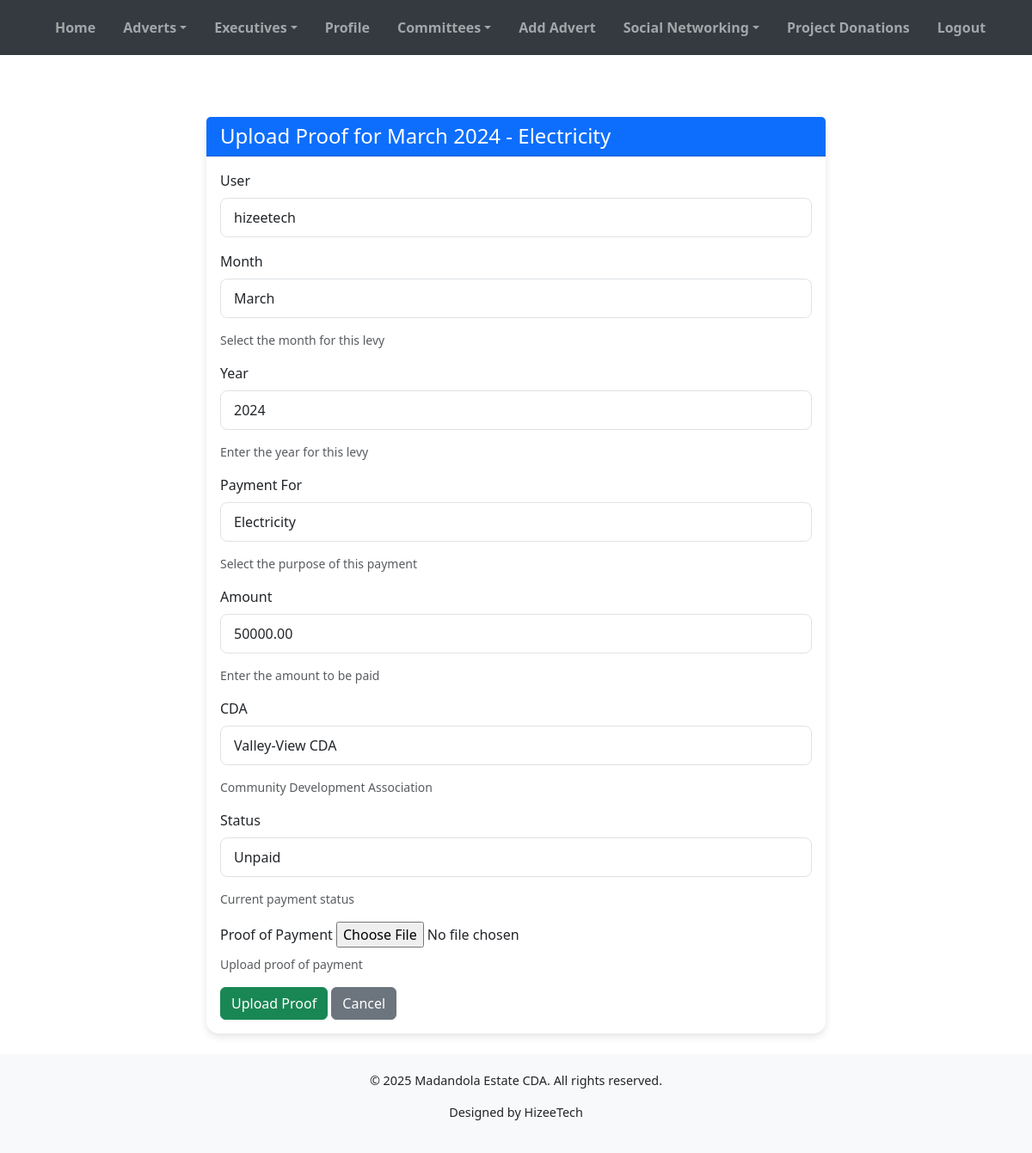
Page /levy/5/upload-proof/ (signed in) on the earlier database version.
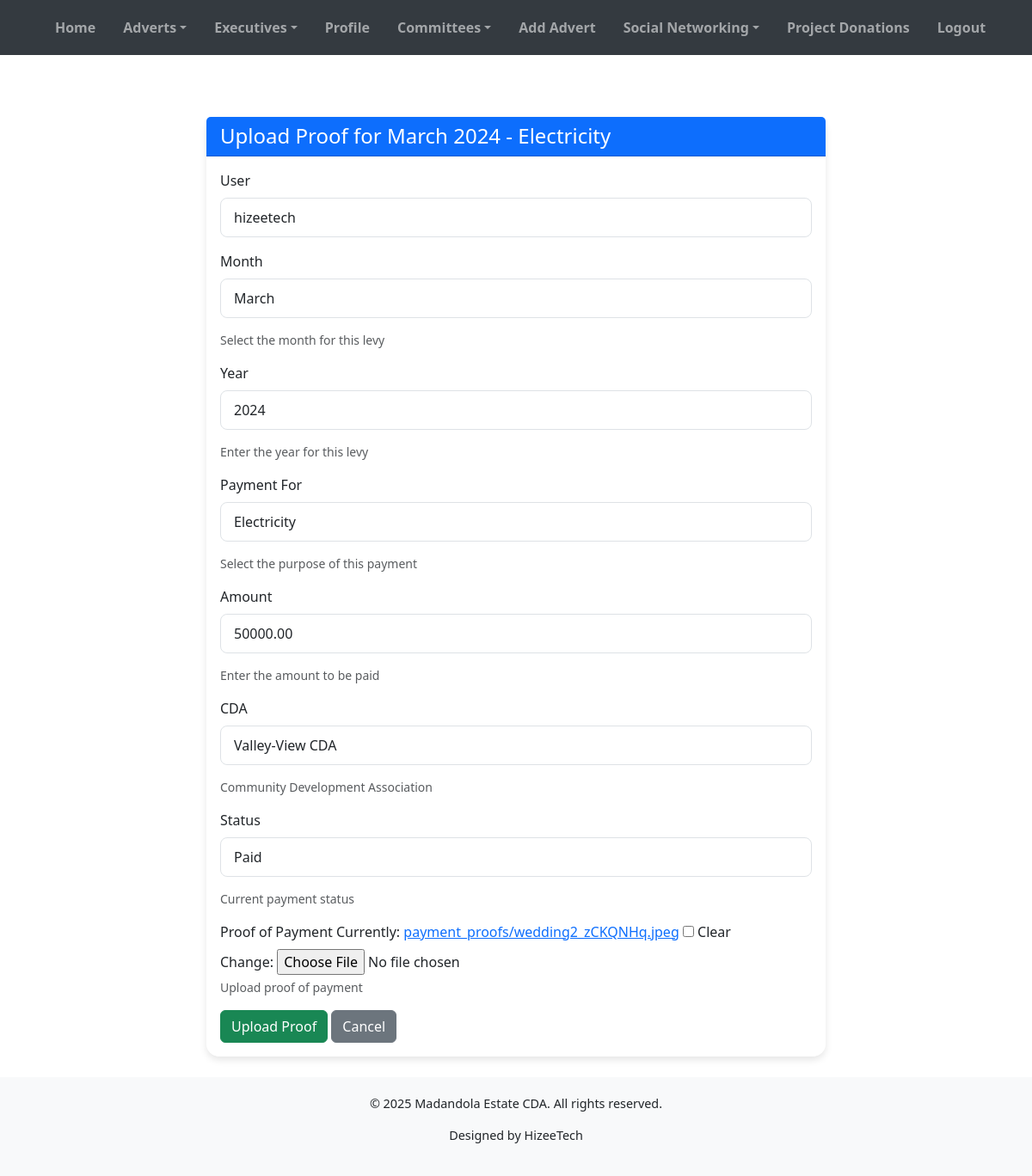
Same page on the later database version.
### cda_app/models.py (models this page shows, shortened)
class RegularLevy(models.Model):
    MONTH_CHOICES = [
        ('January', _('January')),
        ('February', _('February')),
        ('March', _('March')),
        ('April', _('April')),
        ('May', _('May')),
        ('June', _('June')),
        ('July', _('July')),
        ('August', _('August')),
        ('September', _('September')),
        ('October', _('October')),
        ('November', _('November')),
        ('December', _('December')),
    ]
    PAYMENT_FOR_CHOICES = [
        ('Electricity', _('Electricity')),
        ('Security', _('Security')),
        ('Development Levies', _('Development Levies')),
        ('Sanitations', _('Sanitations')),
        ('Others', _('Others')),
    ]
    STATUS_CHOICES = [
        ('unpaid', _('Unpaid')),
        ('pending', _('Pending')),
        ('paid', _('Paid')),
        ('rejected', _('Rejected')),
    ]
    user = models.ForeignKey(
        settings.AUTH_USER_MODEL,
        on_delete=models.CASCADE,
        verbose_name=_('User'),
        related_name='levies'
    )
    month = models.CharField(
        _('Month'),
        max_length=20,
        choices=MONTH_CHOICES,
        help_text=_('Select the month for this levy')
    )
    year = models.PositiveIntegerField(
        _('Year'),
        help_text=_('Enter the year for this levy')
    )
    payment_for = models.CharField(
        _('Payment For'),
        max_length=50,
        choices=PAYMENT_FOR_CHOICES,
        help_text=_('Select the purpose of this payment')
    )
    amount = models.DecimalField(
        _('Amount'),
        max_digits=10,
        decimal_places=2,
        help_text=_('Enter the amount to be paid')
    )
    cda = models.CharField(
        _('CDA'),
        max_length=100,
        help_text=_('Community Development Association')
    )
    status = models.CharField(
        _('Status'),
        max_length=20,
        choices=STATUS_CHOICES,
        default='unpaid',
        help_text=_('Current payment status')
    )
    proof_of_payment = models.ImageField(
        _('Proof of Payment'),
        upload_to='payment_proofs/',
        null=True,
        blank=True,
        help_text=_('Upload proof of payment'),
        validators=[FileExtensionValidator(allowed_extensions=['jpg', 'jpeg', 'png', 'webp'])]
    )
    created_at = models.DateTimeField(auto_now_add=True, editable=False)
    updated_at = models.DateTimeField(auto_now=True)
    class Meta:
        verbose_name = _('Regular Levy')
        verbose_name_plural = _('Regular Levies')
        ordering = ['-year', '-month']
        constraints = [
            models.UniqueConstraint(
                fields=['user', 'month', 'year', 'payment_for'],
                name='unique_user_levy_per_month'
            )
        ]

### cda_app/views.py (the view)
# urls.py: path('levy/<int:levy_id>/upload-proof/', views.upload_regular_levy_proof, name='upload_regular_levy_proof'),
@login_required
def upload_regular_levy_proof(request, levy_id):
    levy = get_object_or_404(RegularLevy, id=levy_id, user=request.user)
    if request.method == 'POST':
        form = RegularLevyForm(request.POST, request.FILES, instance=levy)
        if form.is_valid():
            form.save()
            messages.success(request, 'Proof of payment uploaded successfully.')
            return redirect('profile')  # Redirect to user profile or a confirmation page
        else:
            messages.error(request, 'Error uploading proof of payment. Please check the form.')
    else:
        form = RegularLevyForm(instance=levy)
    return render(request, 'upload_proof.html', {'form': form, 'levy': levy})

### cda_app/forms.py
class RegularLevyForm(forms.ModelForm):
    class Meta:
        model = RegularLevy
        fields = ['user', 'month', 'year', 'payment_for', 'amount', 'cda', 'status', 'proof_of_payment']
        widgets = {
            'user': forms.Select(attrs={'class': 'form-control'}),
            'month': forms.Select(attrs={'class': 'form-control'}),
            'year': forms.NumberInput(attrs={'class': 'form-control'}),
            'payment_for': forms.Select(attrs={'class': 'form-control'}),
            'amount': forms.NumberInput(attrs={'class': 'form-control'}),
            'cda': forms.TextInput(attrs={'class': 'form-control'}),
            'status': forms.Select(attrs={'class': 'form-control'}),
            'proof_of_payment': forms.ClearableFileInput(attrs={'class': 'form-control-file'}),
        }

### cda_app/context_processors.py (called while the page is built)
def committees(request):
    return {'committees': Committee.objects.all()}

### cda_app/models.py (called while the page is built)
    def __str__(self):
        return self.username

### templates/upload_proof.html (shortened to what this page needs)
{% extends 'base.html' %}
{% load static %}
{% block content %}
<div class="container mt-5">
    <div class="row justify-content-center">
        <div class="col-md-8">
            <div class="card">
                <div class="card-header bg-primary text-white">
                    <h4 class="mb-0">Upload Proof for {{ levy.get_month_display }} {{ levy.year }} - {{ levy.get_payment_for_display }}</h4>
                </div>
                <div class="card-body">
                    <form method="post" enctype="multipart/form-data">
                        {% for field in form %}
                            <div class="mb-3">
                                <label for="{{ field.id_for_label }}" class="form-label">{{ field.label }}</label>
                                {{ field }}
                                {% if field.help_text %}
                                    <div class="form-text">{{ field.help_text }}</div>
                                {% endif %}
                            </div>
                        {% endfor %}
                        <button type="submit" class="btn btn-success">Upload Proof</button>
                        <a href="{% url 'profile' %}" class="btn btn-secondary">Cancel</a>
                    </form>
                </div>
            </div>
        </div>
    </div>
</div>
{% endblock %}

Differences in the rows shown:
changed RegularLevy "March": status "Unpaid" → "Paid"
Other differences:
new list line: "Currently: payment_proofs/wedding2_zCKQNHq.jpeg Clear Change: ☐"
